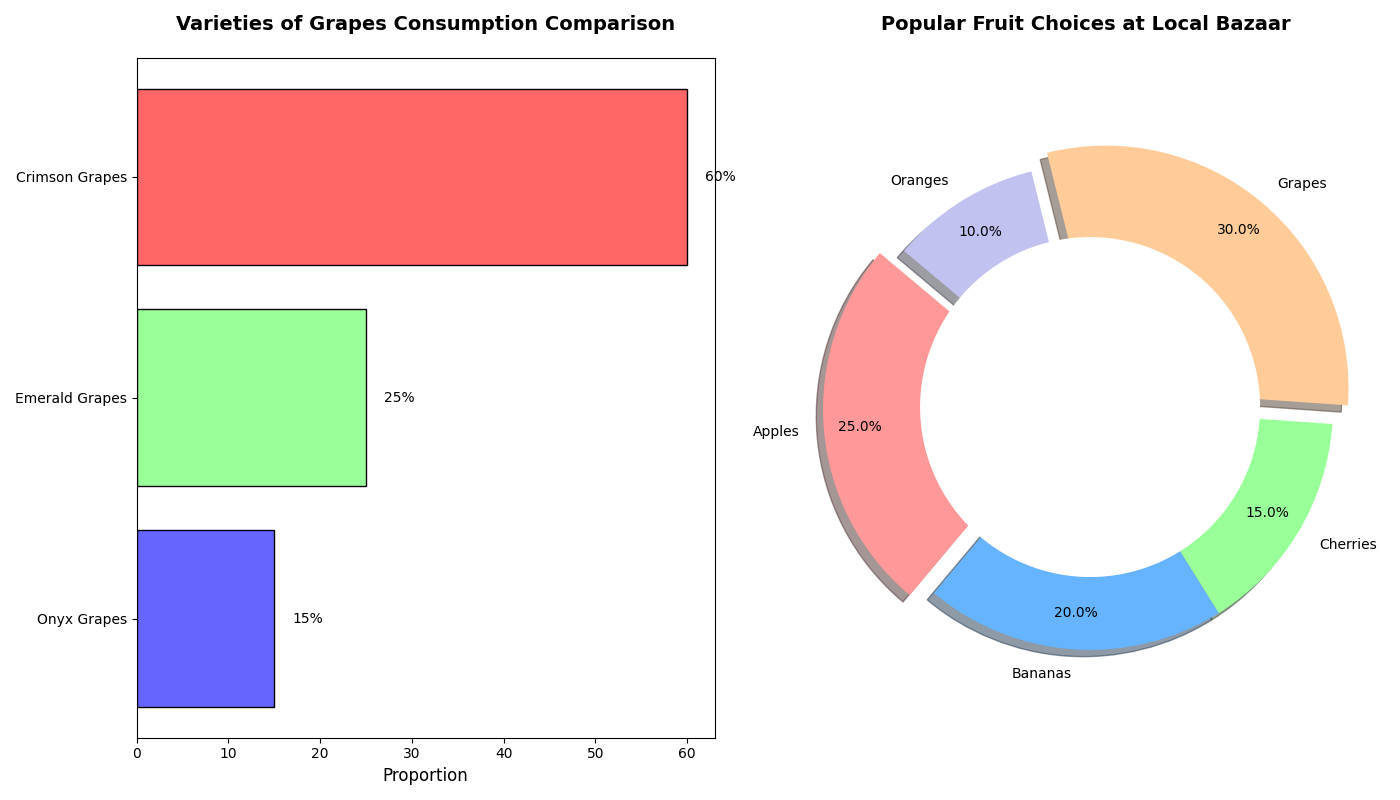

Write Python code to recreate this figure.
import matplotlib.pyplot as plt
import numpy as np

# Data
fruit_types = ['Apples', 'Bananas', 'Cherries', 'Grapes', 'Oranges']
preferences_percentages = [25, 20, 15, 30, 10]
colors = ['#ff9999','#66b3ff','#99ff99','#ffcc99','#c2c2f0']

# Create figure and subplots
fig, ax = plt.subplots(1, 2, figsize=(14, 8))

# Side Bar Chart: Detailed View of Grapes Varieties
grape_subtypes = ['Crimson Grapes', 'Emerald Grapes', 'Onyx Grapes']
grape_preferences = [60, 25, 15]
grape_colors = ['#ff6666', '#99ff99', '#6666ff']
y_pos = np.arange(len(grape_subtypes))

ax[0].barh(y_pos, grape_preferences, color=grape_colors, edgecolor='black')
ax[0].set_yticks(y_pos)
ax[0].set_yticklabels(grape_subtypes)
ax[0].invert_yaxis()
ax[0].set_xlabel('Proportion', fontsize=12)
for index, value in enumerate(grape_preferences):
    ax[0].text(value + 2, index, f'{value}%', va='center', ha='left', fontsize=10)
ax[0].set_title('Varieties of Grapes Consumption Comparison', fontsize=14, fontweight='bold', pad=20)

# Main Pie Chart: General Fruit Choices
wedges1, texts1, autotexts1 = ax[1].pie(
    preferences_percentages, labels=fruit_types, colors=colors, autopct='%1.1f%%',
    startangle=140, pctdistance=0.85, explode=(0.1, 0, 0, 0.1, 0), shadow=True
)
centre_circle1 = plt.Circle((0, 0), 0.70, fc='white')
ax[1].add_artist(centre_circle1)
ax[1].axis('equal')
ax[1].set_title('Popular Fruit Choices at Local Bazaar', fontsize=14, fontweight='bold', pad=20)

# Adjust layout
plt.tight_layout()

# Show the plot
plt.show()
